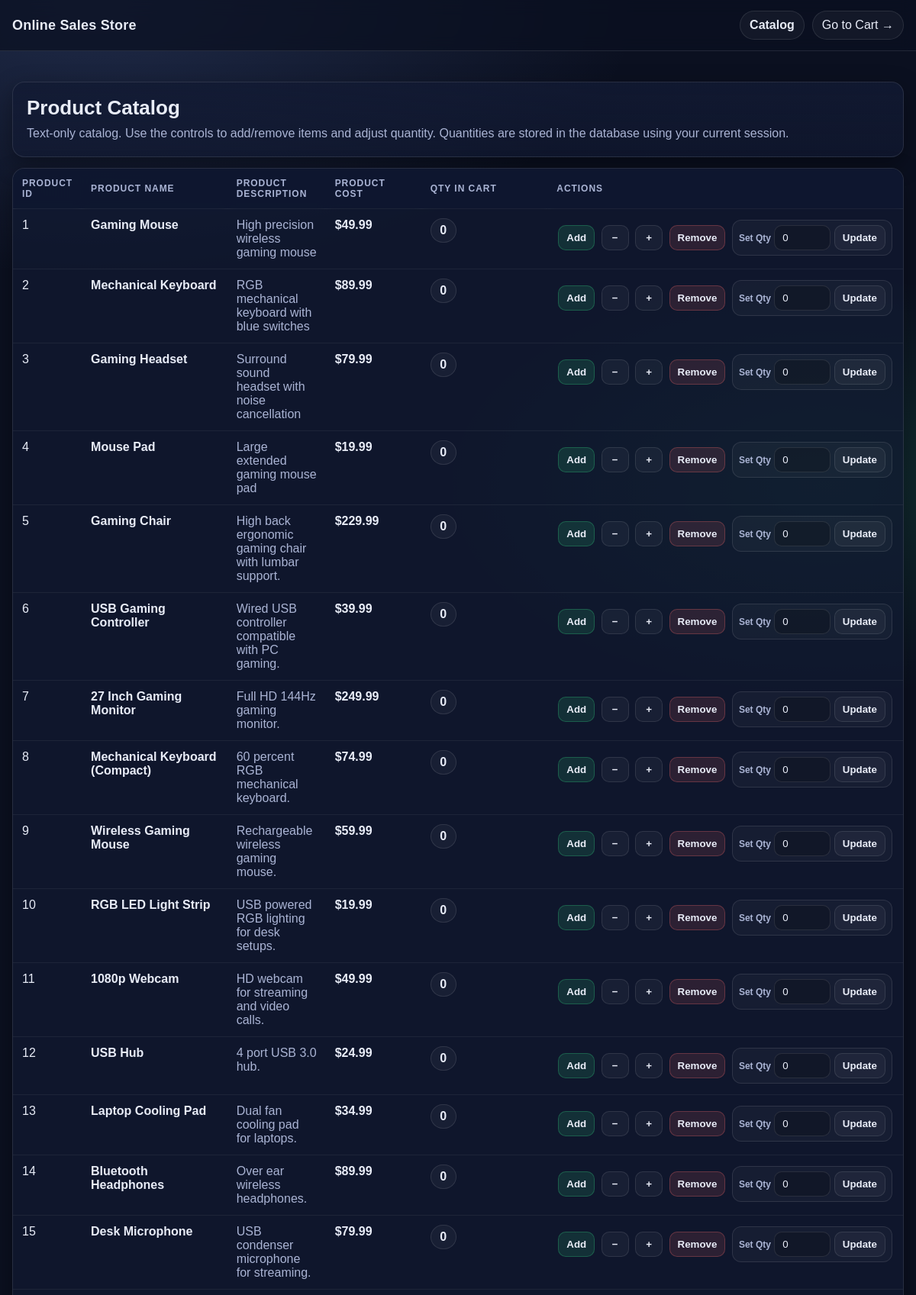
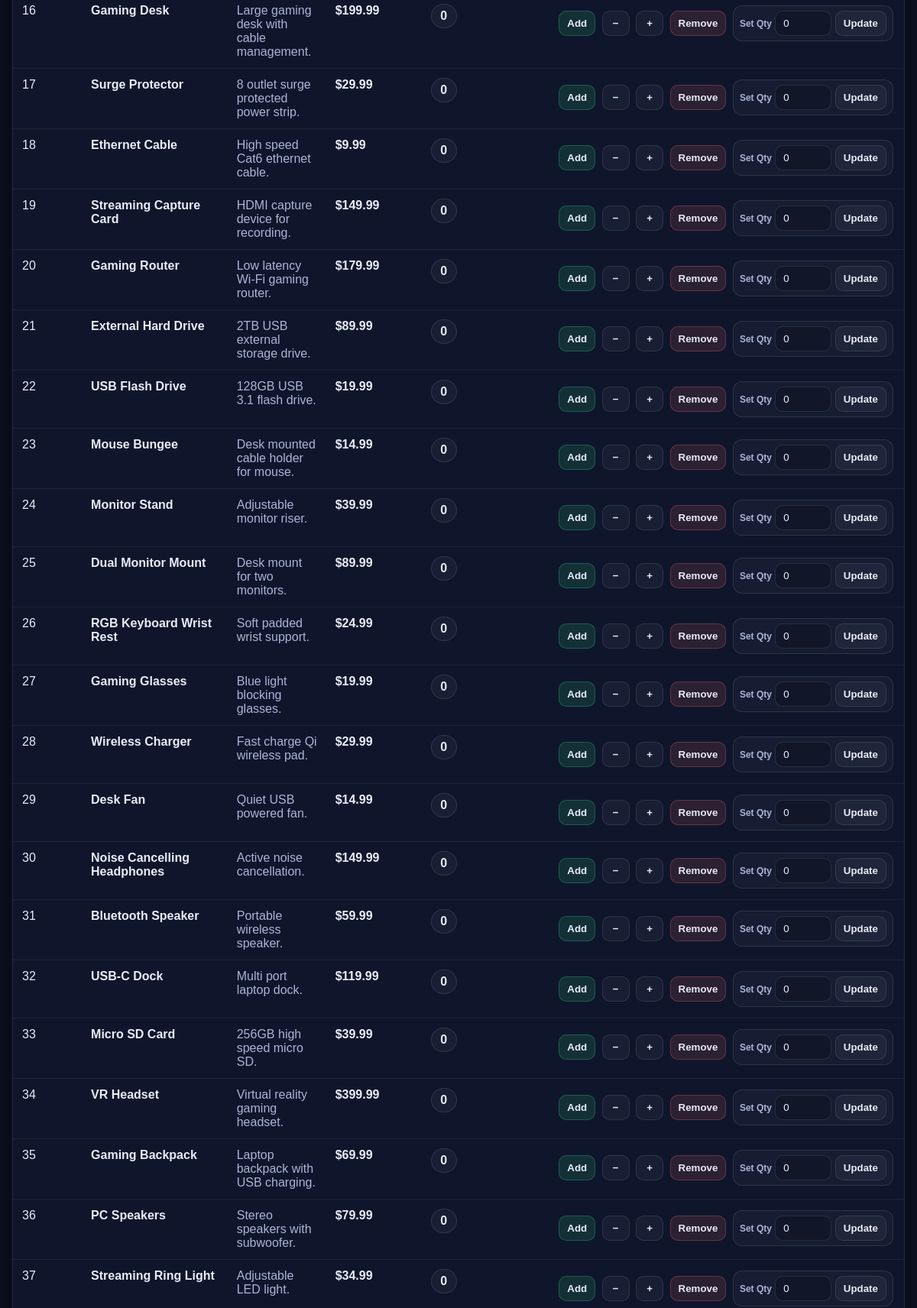
The page / (upper part) on the database its author committed (2 pictures, top to bottom).
### tables this page shows
CREATE TABLE products (
    product_id INT AUTO_INCREMENT PRIMARY KEY,
    name VARCHAR(100) NOT NULL,
    description TEXT NOT NULL,
    price DECIMAL(10,2) NOT NULL,
    image VARCHAR(255),
    created_at TIMESTAMP DEFAULT CURRENT_TIMESTAMP
);

### app/controller/CatalogController.php (called while the page is built, shortened)
<?php
require_once __DIR__ . "/../model/ProductModel.php";
require_once __DIR__ . "/../model/CartModel.php";
class CatalogController
{
    public static function Run()
    {
        $products = ProductModel::GetProducts();
        $cartQtys = array();
        foreach ($products as $p) {
            $cartQtys[$p["id"]] = CartModel::GetQtyInCart($p["id"]);
        }
        require __DIR__ . "/../view/catalog.php";
    }
}
?>

### app/model/ProductModel.php (called while the page is built, shortened)
<?php
class ProductModel
{
    public static function GetProducts()
    {
        $pdo = DatabaseModel::GetPDO();
        $stmt = $pdo->query("SELECT product_id, name, description, price FROM products ORDER BY product_id");
        $rows = $stmt->fetchAll(PDO::FETCH_ASSOC);
        $products = array();
        foreach ($rows as $r) {
            $id = intval($r["product_id"]);
            $products[$id] = array(
                "id" => $id,
                "name" => $r["name"],
                "description" => $r["description"],
                "cost" => floatval($r["price"])
            );
        }
        return $products;
    }
}
?>

### app/model/CartModel.php (called while the page is built, shortened)
<?php
class CartModel
{
    private static function GetSessionId()
    {
        return session_id();
    }
    public static function GetQtyInCart($productId)
    {
        $pdo = DatabaseModel::GetPDO();
        $sessionId = self::GetSessionId();
        $stmt = $pdo->prepare("SELECT quantity FROM cart_items WHERE session_id = ? AND product_id = ?");
        $stmt->execute(array($sessionId, $productId));
        $row = $stmt->fetch(PDO::FETCH_ASSOC);
        return 0;
    }
}
?>

### app/view/catalog.php (the view, shortened to what this page needs)
<!DOCTYPE html>
<html>
<head>
</head>
<body>
<div class="topbar">
    <div class="topbar-inner">
        <div class="brand">
            <h1>Online Sales Store</h1>
        </div>
        <div class="nav">
            <a class="pill" href="index.php?page=catalog"><strong>Catalog</strong></a>
            <a class="pill" href="index.php?page=cart">Go to Cart →</a>
        </div>
    </div>
</div>
<div class="wrap">
    <div class="hero">
        <h2>Product Catalog</h2>
        <p>
            Text-only catalog. Use the controls to add/remove items and adjust quantity.
            Quantities are stored in the database using your current session.
        </p>
    </div>
    <div class="card">
        <div class="table-wrap">
            <table>
                <thead>
                    <tr>
                        <th style="width:90px;">Product ID</th>
                        <th style="width:220px;">Product Name</th>
                        <th>Product Description</th>
                        <th style="width:140px;">Product Cost</th>
                        <th style="width:210px;">Qty in Cart</th>
                        <th style="width:340px;">Actions</th>
                    </tr>
                </thead>
                <tbody>
                <?php foreach ($products as $p): ?>
                    <?php $qty = $cartQtys[$p["id"]] ?? 0; ?>
                    <tr>
                        <td><?php echo $p["id"]; ?></td>
                        <td><strong><?php echo htmlspecialchars($p["name"]); ?></strong></td>
                        <td class="desc"><?php echo htmlspecialchars($p["description"]); ?></td>
                        <td class="money">$<?php echo number_format($p["cost"], 2); ?></td>
                        <td><span class="qty-badge"><?php echo $qty; ?></span></td>
                        <td class="actions">
                            <form method="post" action="index.php?page=catalog">
                                <button class="btn-add" type="submit">Add</button>
                            </form>
                            <form method="post" action="index.php?page=catalog">
                                <button class="btn-small" type="submit">−</button>
                            </form>
                            <form method="post" action="index.php?page=catalog">
                                <button class="btn-small" type="submit">+</button>
                            </form>
                            <form method="post" action="index.php?page=catalog">
                                <button class="btn-remove" type="submit">Remove</button>
                            </form>
                            <form method="post" action="index.php?page=catalog" class="setqty">
                                <span style="color:var(--muted); font-size:12px; font-weight:700;">Set Qty</span>
                                <input type="number" name="qty" min="0" value="<?php echo $qty; ?>" />
                                <button type="submit">Update</button>
                            </form>
                        </td>
                    </tr>
                <?php endforeach; ?>
                </tbody>
            </table>
        </div>
    </div>
</div>
</body>
</html>

### public/index.php (shortened to what this page needs)
<?php
$page = isset($_GET["page"]) ? $_GET["page"] : "catalog";
require_once __DIR__ . "/../app/controller/CatalogController.php";
if ($page === "cart") {
    CartController::Run();
} else {
    CatalogController::Run();
}

### app/view/catalog.php (style rules this page uses)
:root { --bg:#0b1020; --panel:#121a33; --panel2:#0f1730; --text:#e8ecf7; --muted:#aab4d4; --border:rgba(255,255,255,.10); --accent:#7aa2ff; --good:#32d583; --bad:#ff6b6b; --shadow: 0 10px 30px rgba(0,0,0,.35); --radius:16px; }
* { box-sizing:border-box; }
body { margin:0; font-family: Arial, Helvetica, sans-serif; background: radial-gradient(1200px 600px at 10% 0%, rgba(122,162,255,.18), transparent 60%), radial-gradient(900px 500px at 90% 10%, rgba(50,213,131,.14), transparent 55%), var(--bg); color: var(--text); }
a { color: var(--accent); text-decoration:none; }
.wrap { width:min(1200px, calc(100% - 32px)); margin:0 auto; padding: 22px 0 32px; }
.topbar { position: sticky; top:0; z-index: 10; background: rgba(11,16,32,.72); backdrop-filter: blur(10px); border-bottom: 1px solid var(--border); }
.topbar-inner { width:min(1200px, calc(100% - 32px)); margin:0 auto; padding: 14px 0; display:flex; align-items:center; justify-content:space-between; gap:12px; }
.brand { display:flex; flex-direction:column; gap:2px; }
.brand h1 { margin:0; font-size: 18px; letter-spacing:.2px; }
.nav { display:flex; gap:10px; flex-wrap: wrap; align-items:center; }
.pill { display:inline-flex; align-items:center; gap:8px; padding: 9px 12px; border-radius: 999px; border: 1px solid var(--border); background: rgba(255,255,255,.04); color: var(--text); }
.pill strong { font-weight:700; }
.hero { margin-top: 18px; padding: 18px 18px; border: 1px solid var(--border); background: linear-gradient(180deg, rgba(18,26,51,.86), rgba(18,26,51,.62)); border-radius: var(--radius); box-shadow: var(--shadow); }
.hero h2 { margin:0 0 6px 0; font-size: 26px; }
.hero p { margin:0; color: var(--muted); line-height: 1.5; }
.card { margin-top: 14px; border: 1px solid var(--border); background: rgba(18,26,51,.70); border-radius: var(--radius); overflow: hidden; box-shadow: var(--shadow); }
.table-wrap { overflow:auto; }
table { border-collapse: collapse; width: 100%; min-width: 980px; }
thead th { position: sticky; top: 0; background: rgba(15,23,48,.92); backdrop-filter: blur(6px); border-bottom: 1px solid var(--border); color: var(--muted); font-size: 12px; text-transform: uppercase; letter-spacing: .08em; padding: 12px 12px; text-align:left; }
tbody td { border-bottom: 1px solid rgba(255,255,255,.06); padding: 12px 12px; vertical-align: top; color: var(--text); }
.money { font-weight:700; }
.desc { color: var(--muted); max-width: 520px; }
.qty-badge { display:inline-flex; align-items:center; justify-content:center; min-width: 34px; padding: 6px 10px; border-radius: 999px; border: 1px solid var(--border); background: rgba(255,255,255,.04); font-weight: 700; }
.actions { white-space: nowrap; }
.actions form { display:inline-block; margin: 2px; }
button { border: 1px solid var(--border); background: rgba(255,255,255,.04); color: var(--text); padding: 8px 10px; border-radius: 10px; cursor:pointer; font-weight: 700; }
.btn-add { border-color: rgba(50,213,131,.28); background: rgba(50,213,131,.14); }
.btn-remove { border-color: rgba(255,107,107,.28); background: rgba(255,107,107,.12); }
.btn-small { padding: 8px 10px; width: 36px; text-align:center; }
.setqty { display:inline-flex; align-items:center; gap:8px; margin-left: 6px; padding: 6px 8px; border-radius: 12px; border: 1px solid var(--border); background: rgba(255,255,255,.03); }
input[type="number"] { width: 74px; padding: 8px 10px; border-radius: 10px; border: 1px solid var(--border); background: rgba(0,0,0,.20); color: var(--text); outline: none; }

### rows shown on the page
products: product_id "1", name "Gaming Mouse", description "High precision wireless gaming mouse", price "49.99", product_id "0", qty "0"
products: product_id "2", name "Mechanical Keyboard", description "RGB mechanical keyboard with blue switches", price "89.99", product_id "0", qty "0"
products: product_id "3", name "Gaming Headset", description "Surround sound headset with noise cancellation", price "79.99", product_id "0", qty "0"
products: product_id "4", name "Mouse Pad", description "Large extended gaming mouse pad", price "19.99", product_id "0", qty "0"
products: product_id "5", name "Gaming Chair", description "High back ergonomic gaming chair with lumbar support.", price "229.99", product_id "0", qty "0"
products: product_id "6", name "USB Gaming Controller", description "Wired USB controller compatible with PC gaming.", price "39.99", product_id "0", qty "0"
products: product_id "7", name "27 Inch Gaming Monitor", description "Full HD 144Hz gaming monitor.", price "249.99", product_id "0", qty "0"
products: product_id "8", name "Mechanical Keyboard (Compact)", description "60 percent RGB mechanical keyboard.", price "74.99", product_id "0", qty "0"
products: product_id "9", name "Wireless Gaming Mouse", description "Rechargeable wireless gaming mouse.", price "59.99", product_id "0", qty "0"
products: product_id "10", name "RGB LED Light Strip", description "USB powered RGB lighting for desk setups.", price "19.99", product_id "0", qty "0"
products: product_id "11", name "1080p Webcam", description "HD webcam for streaming and video calls.", price "49.99", product_id "0", qty "0"
products: product_id "12", name "USB Hub", description "4 port USB 3.0 hub.", price "24.99", product_id "0", qty "0"
products: product_id "13", name "Laptop Cooling Pad", description "Dual fan cooling pad for laptops.", price "34.99", product_id "0", qty "0"
products: product_id "14", name "Bluetooth Headphones", description "Over ear wireless headphones.", price "89.99", product_id "0", qty "0"
products: product_id "15", name "Desk Microphone", description "USB condenser microphone for streaming.", price "79.99", product_id "0", qty "0"
products: product_id "16", name "Gaming Desk", description "Large gaming desk with cable management.", price "199.99", product_id "0", qty "0"
products: product_id "17", name "Surge Protector", description "8 outlet surge protected power strip.", price "29.99", product_id "0", qty "0"
products: product_id "18", name "Ethernet Cable", description "High speed Cat6 ethernet cable.", price "9.99", product_id "0", qty "0"
products: product_id "19", name "Streaming Capture Card", description "HDMI capture device for recording.", price "149.99", product_id "0", qty "0"
products: product_id "20", name "Gaming Router", description "Low latency Wi-Fi gaming router.", price "179.99", product_id "0", qty "0"
products: product_id "21", name "External Hard Drive", description "2TB USB external storage drive.", price "89.99", product_id "0", qty "0"
products: product_id "22", name "USB Flash Drive", description "128GB USB 3.1 flash drive.", price "19.99", product_id "0", qty "0"
products: product_id "23", name "Mouse Bungee", description "Desk mounted cable holder for mouse.", price "14.99", product_id "0", qty "0"
products: product_id "24", name "Monitor Stand", description "Adjustable monitor riser.", price "39.99", product_id "0", qty "0"
products: product_id "25", name "Dual Monitor Mount", description "Desk mount for two monitors.", price "89.99", product_id "0", qty "0"
products: product_id "26", name "RGB Keyboard Wrist Rest", description "Soft padded wrist support.", price "24.99", product_id "0", qty "0"
products: product_id "27", name "Gaming Glasses", description "Blue light blocking glasses.", price "19.99", product_id "0", qty "0"
products: product_id "28", name "Wireless Charger", description "Fast charge Qi wireless pad.", price "29.99", product_id "0", qty "0"
products: product_id "29", name "Desk Fan", description "Quiet USB powered fan.", price "14.99", product_id "0", qty "0"
products: product_id "30", name "Noise Cancelling Headphones", description "Active noise cancellation.", price "149.99", product_id "0", qty "0"
products: product_id "31", name "Bluetooth Speaker", description "Portable wireless speaker.", price "59.99", product_id "0", qty "0"
products: product_id "32", name "USB-C Dock", description "Multi port laptop dock.", price "119.99", product_id "0", qty "0"
products: product_id "33", name "Micro SD Card", description "256GB high speed micro SD.", price "39.99", product_id "0", qty "0"
products: product_id "34", name "VR Headset", description "Virtual reality gaming headset.", price "399.99", product_id "0", qty "0"
products: product_id "35", name "Gaming Backpack", description "Laptop backpack with USB charging.", price "69.99", product_id "0", qty "0"
products: product_id "36", name "PC Speakers", description "Stereo speakers with subwoofer.", price "79.99", product_id "0", qty "0"
products: product_id "37", name "Streaming Ring Light", description "Adjustable LED light.", price "34.99", product_id "0", qty "0"
